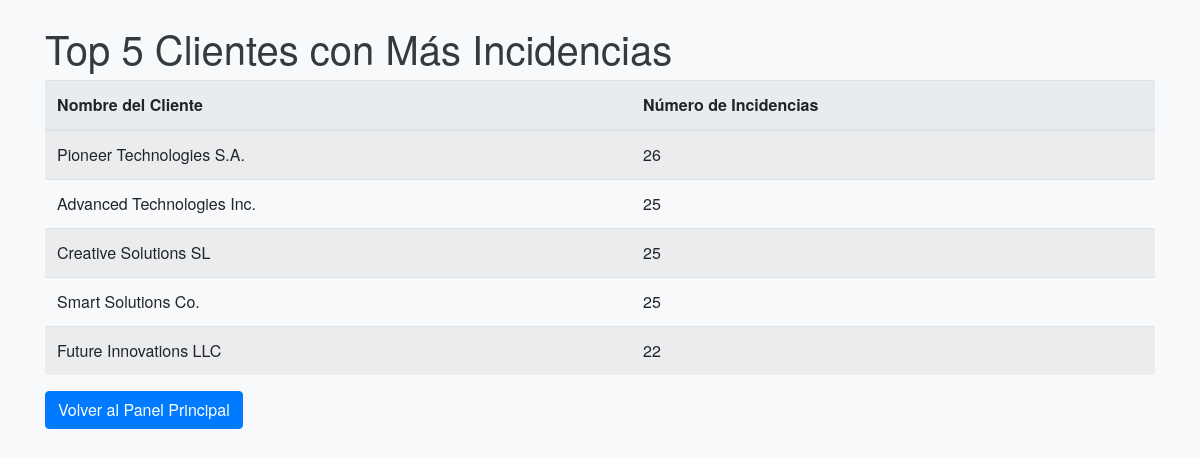
/top_clientes/5, run on the app's committed database.
### tables this page shows
CREATE TABLE cliente (
            id_cliente INTEGER PRIMARY KEY,
            nombre TEXT,
            telefono TEXT,
            provincia TEXT
        );

### app.py (the view)
@app.route('/top_clientes/<int:x>')
def top_clientes(x):
    df = get_full_tickets_df()
    client_incidents = df.groupby('id_cliente').size().sort_values(ascending=False).head(x)
    clients_df = get_clientes_df()
    client_dict = dict(zip(clients_df['id_cliente'], clients_df['nombre']))
    client_incidents.index = client_incidents.index.map(lambda x: client_dict.get(x, f"Cliente {x}"))
    top_clients_list = [
        {'nombre': client_name, 'incidencias': int(count)}
        for client_name, count in client_incidents.items()
    ]
    return render_template('top_clientes.html',
                           top_clientes=top_clients_list,
                           x=x)

### app.py (called while the page is built)
def get_full_tickets_df():
    conn = sqlite3.connect(DB_NAME)
    query = """
        SELECT
            t.id_ticket,
            t.fecha_apertura,
            t.fecha_cierre,
            t.es_mantenimiento,
            t.satisfaccion_cliente,
            t.id_inci,
            t.id_cliente,
            c.id_emp,
            c.fecha AS fecha_contacto,
            c.tiempo
        FROM incidencia_ticket t
        LEFT JOIN contacto c ON t.id_ticket = c.id_ticket
    """
    df = pd.read_sql_query(query, conn)
    conn.close()
    df['fecha_apertura'] = pd.to_datetime(df['fecha_apertura'])
    df['fecha_cierre']   = pd.to_datetime(df['fecha_cierre'])
    df['fecha_contacto'] = pd.to_datetime(df['fecha_contacto'], errors='coerce')
    df['duracion'] = (df['fecha_cierre'] - df['fecha_apertura']).dt.days
    df['tiempo'] = df['tiempo'].fillna(0).astype(float)
    return df

def get_clientes_df():
    conn = sqlite3.connect(DB_NAME)
    df = pd.read_sql_query("SELECT id_cliente, nombre FROM cliente", conn)
    conn.close()
    return df

### templates/top_clientes.html (shortened to what this page needs)
<!DOCTYPE html>
<html lang="es">
<head>
    <link rel="stylesheet" href="https://stackpath.bootstrapcdn.com/bootstrap/4.5.2/css/bootstrap.min.css">
    <link rel="stylesheet" href="{{ url_for('static', filename='css/styles.css') }}">
</head>
<body>
    <div class="container mt-4">
        <h1>Top {{ x }} Clientes con Más Incidencias</h1>
        <table class="table table-striped">
            <thead>
                <tr>
                    <th>Nombre del Cliente</th>
                    <th>Número de Incidencias</th>
                </tr>
            </thead>
            <tbody>
                {% for cliente in top_clientes %}
                <tr>
                    <td>{{ cliente.nombre }}</td>
                    <td>{{ cliente.incidencias }}</td>
                </tr>
                {% endfor %}
            </tbody>
        </table>
        <a href="{{ url_for('index') }}" class="btn btn-primary">Volver al Panel Principal</a>
    </div>
</body>
</html>

### static/css/styles.css (style rules this page uses)
body { font-family: 'Helvetica Neue', Helvetica, Arial, sans-serif; background-color: #f8f9fa; color: #343a40; margin: 0; padding: 0; }
.table thead th { background-color: #e9ecef; }

### data on the page
cliente: nombre "Pioneer Technologies S.A.", incidencias "26"
cliente: nombre "Advanced Technologies Inc.", incidencias "25"
cliente: nombre "Creative Solutions SL", incidencias "25"
cliente: nombre "Smart Solutions Co.", incidencias "25"
cliente: nombre "Future Innovations LLC", incidencias "22"

### other printed values
{{ x }} "5"
